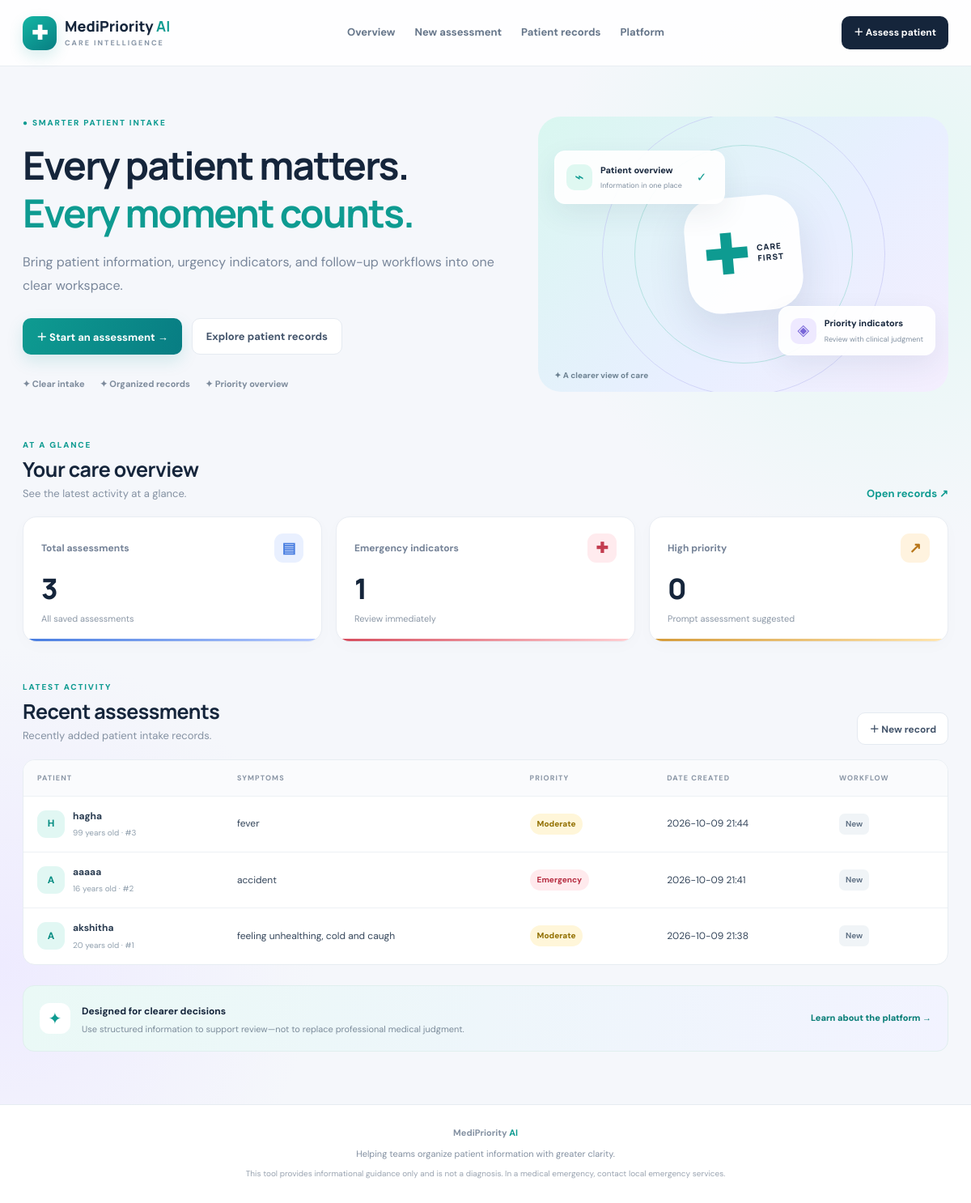
The page / on the database its author committed.
### tables this page shows
CREATE TABLE assessments (
                id INTEGER PRIMARY KEY AUTOINCREMENT,
                patient_name TEXT NOT NULL,
                age INTEGER NOT NULL,
                contact TEXT,
                symptoms TEXT NOT NULL,
                duration TEXT NOT NULL,
                severity INTEGER NOT NULL,
                red_flags TEXT,
                priority TEXT NOT NULL,
                recommendation TEXT NOT NULL,
                status TEXT NOT NULL DEFAULT 'New',
                created_at TEXT NOT NULL
            );

### app.py (the view)
@app.route("/")
def index():
    with get_db() as conn:
        total = conn.execute("SELECT COUNT(*) FROM assessments").fetchone()[0]
        emergency = conn.execute("SELECT COUNT(*) FROM assessments WHERE priority='Emergency'").fetchone()[0]
        high = conn.execute("SELECT COUNT(*) FROM assessments WHERE priority='High'").fetchone()[0]
        recent = conn.execute("SELECT * FROM assessments ORDER BY id DESC LIMIT 6").fetchall()
    return render_template("index.html", total=total, emergency=emergency, high=high, recent=recent)

### app.py (called while the page is built)
def get_db():
    conn = sqlite3.connect(DB_PATH)
    conn.row_factory = sqlite3.Row
    return conn

### templates/index.html
{% extends "base.html" %}{% block title %}MediPriority AI | Care starts with clarity{% endblock %}{% block content %}
<section class="hero"><div class="hero-copy"><div class="eyebrow">● SMARTER PATIENT INTAKE</div><h1>Every patient matters.<br><span>Every moment counts.</span></h1>
<p class="hero-lede">Bring patient information, urgency indicators, and follow-up workflows into one clear workspace.</p>
<div class="actions"><a class="btn primary" href="{{ url_for('assess') }}">＋ Start an assessment →</a><a class="btn ghost" href="{{ url_for('records') }}">Explore patient records</a></div>
<div class="trust-row"><span>✦ Clear intake</span><span>✦ Organized records</span><span>✦ Priority overview</span></div></div>
<div class="hero-visual"><div class="orbit orbit-a"></div><div class="orbit orbit-b"></div><div class="medical-emblem">✚<small>CARE<br>FIRST</small></div>
<div class="float-card float-top"><span class="mini-icon">⌁</span><div><strong>Patient overview</strong><small>Information in one place</small></div><b class="check">✓</b></div>
<div class="float-card float-bottom"><span class="mini-icon violet">◈</span><div><strong>Priority indicators</strong><small>Review with clinical judgment</small></div></div><div class="visual-caption">✦ A clearer view of care</div></div></section>
<section class="section-head"><div><div class="eyebrow">AT A GLANCE</div><h2>Your care overview</h2><p>See the latest activity at a glance.</p></div><a class="text-link" href="{{ url_for('records') }}">Open records ↗</a></section>
<section class="stats"><div class="stat-card"><div class="stat-top"><span>Total assessments</span><span class="stat-icon blue">▤</span></div><strong>{{ total }}</strong><small>All saved assessments</small><div class="stat-line blue-line"></div></div>
<div class="stat-card"><div class="stat-top"><span>Emergency indicators</span><span class="stat-icon red">✚</span></div><strong>{{ emergency }}</strong><small>Review immediately</small><div class="stat-line red-line"></div></div>
<div class="stat-card"><div class="stat-top"><span>High priority</span><span class="stat-icon amber">↗</span></div><strong>{{ high }}</strong><small>Prompt assessment suggested</small><div class="stat-line amber-line"></div></div></section>
<section class="section-head"><div><div class="eyebrow">LATEST ACTIVITY</div><h2>Recent assessments</h2><p>Recently added patient intake records.</p></div><a class="btn small-secondary" href="{{ url_for('assess') }}">＋ New record</a></section>
{% if recent %}<div class="table-wrap"><table><thead><tr><th>Patient</th><th>Symptoms</th><th>Priority</th><th>Date created</th><th>Workflow</th></tr></thead><tbody>
{% for r in recent %}<tr><td><div class="patient-cell"><span class="avatar">{{ r.patient_name[:1]|upper }}</span><div><strong>{{ r.patient_name }}</strong><small>{{ r.age }} years old · #{{ r.id }}</small></div></div></td><td>{{ r.symptoms|truncate(55) }}</td><td><span class="priority {{ r.priority|lower }}">{{ r.priority }}</span></td><td>{{ r.created_at }}</td><td><span class="status-pill">{{ r.status }}</span></td></tr>{% endfor %}</tbody></table></div>
{% else %}<div class="empty"><div class="empty-illustration">＋</div><h3>Your workspace is ready</h3><p>Start by creating an assessment. Saved records will appear here for easy review.</p><a class="btn primary" href="{{ url_for('assess') }}">Create first assessment →</a></div>{% endif %}
<div class="bottom-banner"><div class="banner-symbol">✦</div><div><strong>Designed for clearer decisions</strong><p>Use structured information to support review—not to replace professional medical judgment.</p></div><a href="{{ url_for('about') }}">Learn about the platform →</a></div>{% endblock %}

### templates/base.html (shortened to what this page needs)
<!doctype html>
<html lang="en"><head><meta charset="utf-8"><meta name="viewport" content="width=device-width, initial-scale=1">
<link rel="stylesheet" href="{{ url_for('static', filename='style.css') }}"></head>
<body><header class="topbar"><a class="brand" href="{{ url_for('index') }}"><span class="brand-icon">✚</span><span>MediPriority <b>AI</b><small>CARE INTELLIGENCE</small></span></a>
<nav><a href="{{ url_for('index') }}">Overview</a><a href="{{ url_for('assess') }}">New assessment</a><a href="{{ url_for('records') }}">Patient records</a><a href="{{ url_for('about') }}">Platform</a></nav>
<a class="nav-cta" href="{{ url_for('assess') }}">＋ Assess patient</a></header>
<main class="container">{% block content %}{% endblock %}</main>
<footer><strong>MediPriority <b>AI</b></strong><p>Helping teams organize patient information with greater clarity.</p><p class="footer-safety">This tool provides informational guidance only and is not a diagnosis. In a medical emergency, contact local emergency services.</p></footer></body></html>

### rows shown on the page
assessments: patient_name "H", patient_name "hagha", age "99", id "3", symptoms "fever", priority "Moderate", created_at "2026-10-09 21:44", status "New"
assessments: patient_name "A", patient_name "aaaaa", age "16", id "2", symptoms "accident", priority "Emergency", created_at "2026-10-09 21:41", status "New"
assessments: patient_name "A", patient_name "akshitha", age "20", id "1", symptoms "feeling unhealthing, cold and caugh", priority "Moderate", created_at "2026-10-09 21:38", status "New"

### other values the page prints
{{ total }} "3"
{{ emergency }} "1"
{{ high }} "0"
